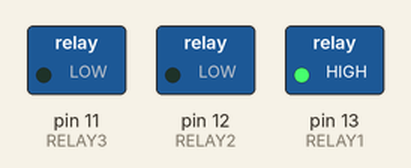
The sketch below on a simulated Arduino Uno, built with avr-gcc and run on an emulated ATmega328P. Parts: switched loads named in the sketch (green lamp = pin HIGH).

Above: at 1.0 s.
At 3.0 s:
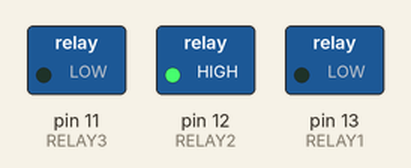
At 5.0 s:
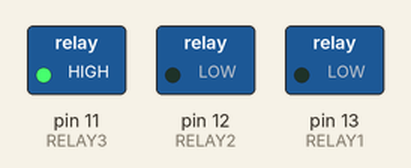
Timing chart, 0 to 7.8 s (numbered marks = the images above):
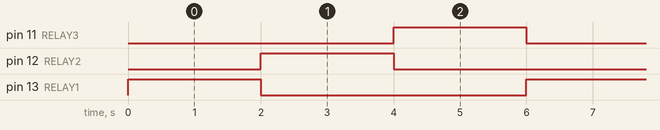

Measured:
- by itself, pin 11 (RELAY3), pin 12 (RELAY2), pin 13 (RELAY1): alternates HIGH for 2.0 s and LOW for 4.0 s
- by itself, everything shown: repeats every 6.0 s, in 3 steps

The sketch:

traffic_lights_using_relay_modules.ino
```cpp
#include<SoftwareSerial.h>
int RELAY1=13;
int RELAY2=12;
int RELAY3=11;
void setup() {
  // put your setup code here, to run once:
pinMode(RELAY1,OUTPUT);
pinMode(RELAY2,OUTPUT);
pinMode(RELAY3,OUTPUT);
}

void loop() {
  // put your main code here, to run repeatedly:
digitalWrite(RELAY1,HIGH);
digitalWrite(RELAY2,LOW);
digitalWrite(RELAY3,LOW);
delay(2000);


digitalWrite(RELAY1,LOW);
digitalWrite(RELAY2,HIGH);
digitalWrite(RELAY3,LOW);
delay(2000);


digitalWrite(RELAY1,LOW);
digitalWrite(RELAY2,LOW);
digitalWrite(RELAY3,HIGH);
delay(2000);
}
```
